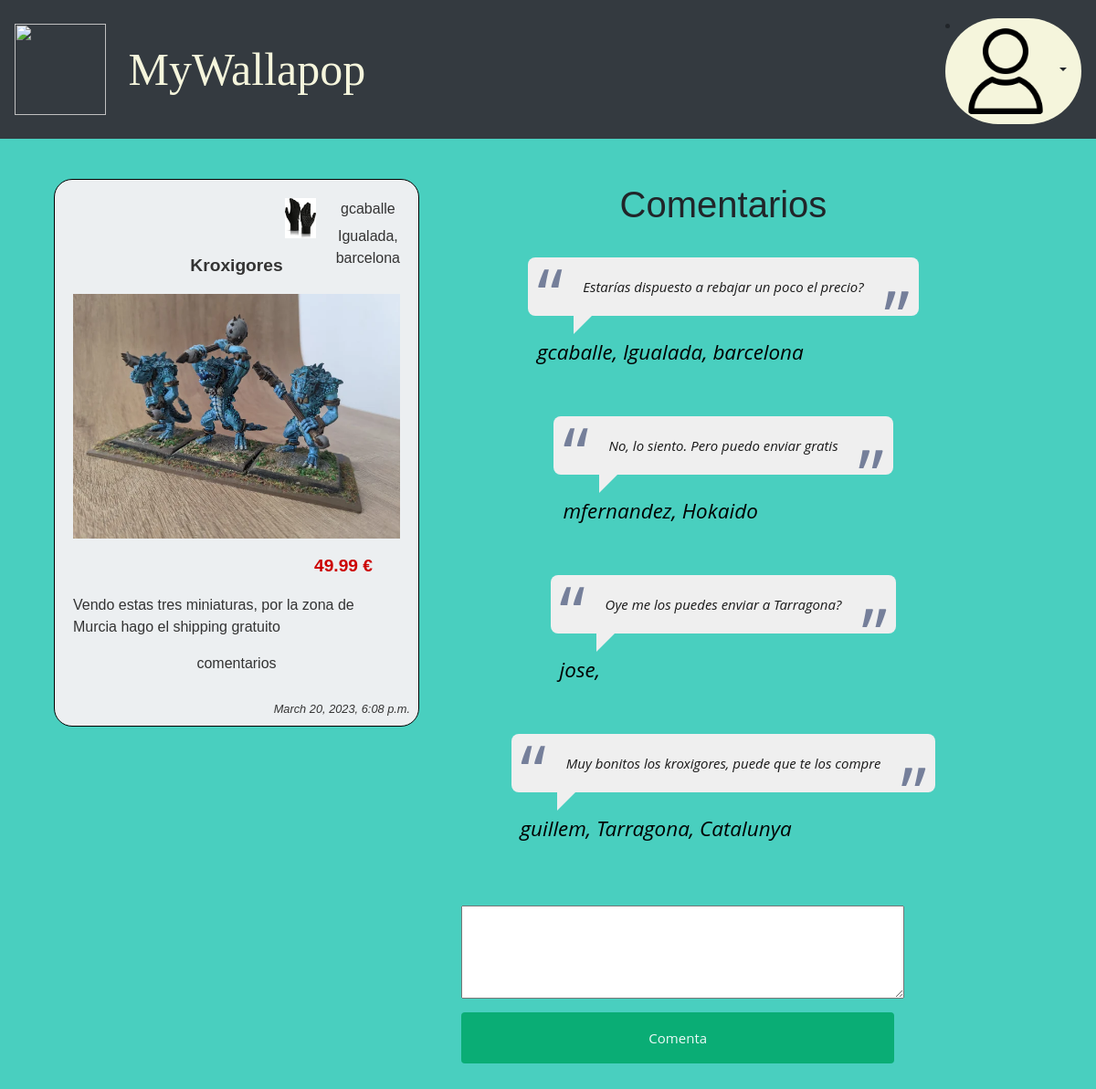
/playground/product/1/ (signed in), run on the app's committed database.
### playground/models.py (models this page shows, shortened)
class User(models.Model):
    id = models.AutoField(primary_key=True)
    username = models.CharField(max_length=30)
    password = models.CharField(max_length=30)
    description = models.CharField(max_length=30)
    city = models.CharField(max_length=30)
    avatar = models.CharField(max_length=100)

class Product(models.Model):
    id = models.AutoField(primary_key=True)
    name = models.CharField(max_length=30, unique=True)
    price = models.FloatField()
    description = models.CharField(max_length=300)
    image = models.CharField(max_length=100)
    date_created = models.DateTimeField(auto_now_add=True)
    author = models.ForeignKey(User, null=True, on_delete=models.SET_NULL)

class Comment(models.Model):
    id = models.AutoField(primary_key=True)
    author = models.ForeignKey(User, null=True, on_delete=models.SET_NULL)
    product = models.ForeignKey(Product, null=True, on_delete=models.SET_NULL)
    creation_date = models.DateTimeField(auto_now_add=True)
    text = models.CharField(max_length=250)

### playground/views.py (the view)
# urls.py: path('product/<int:product_id>/', views.single_product, name='single_product'),
def single_product(request, product_id):
    product = Product.objects.get( id=product_id )
    comments = Comment.objects.filter(product=product_id)
    usersession = request.session.get('usersession','')
    return render(request, 'product-single.html',
                {
                    'product': product ,
                    'comments': comments,
                    'usersession': usersession,
                })

### playground/templates/product-single.html (shortened to what this page needs)
{% load static %}
<!DOCTYPE html>
<html>
    {% load static %}
    <head>
        <link rel="stylesheet" type="text/css" href="{% static '/css/bootstrap.css' %}" >
        <link rel="stylesheet" type="text/css" href="{% static '/css/main.css' %}" >
        <link rel="stylesheet" type="text/css" href="{% static '/css/author.css' %}" >
        <link rel="stylesheet" type="text/css" href="{% static '/css/product.css' %}" >
        <link rel="stylesheet" type="text/css" href="{% static '/css/comment.css' %}" >
        <link rel="stylesheet" type="text/css" href="{% static '/css/login.css' %}" >
    </head>
    <body>
        {% include 'navbar.html' %}
        <div class="row m-4 product-single-block">
            <div class='col-4 product-card-nohover'>
                {% include 'product-card.html' with product=product %}
            </div>
            <div class="col-8">
                <h1 class="row m-4 justify-content-center">Comentarios</h1>
                    {% for c in comments %}
                    <div class="row justify-content-center">
                        {% include 'comment-card.html' with comment=c author=c.author %}
                    </div>
                    {% endfor %}
                    <div class="mt-4 ml-1 row justify-content-center">
                        <form method="POST" action="../../insert_comment/">
                            {% if usersession %}
                            <textarea rows="4" cols="50" name="comment_text"></textarea>
                                <button type="submit" class="btn-primary comment-card quote btn registerbtn">Comenta</button>
                            {% else %}
                                <a href="../../main_page"><p>Loguea des de la main_page para poder comentar.</p></a>
                            {% endif %}
                        </form>
                    </div>
            </div>
        </div>
    </body>
</html>

### playground/templates/product-card.html
{% load static %}
<div class='product-card'>
  <div class="author-mini-hover">
    {% include 'author_mini.html' with author=product.author %}
  </div>
  <div class='product-card-'>
    <a href="{% url 'single_product' product.id %}">
      <p class="product-name">{{ product.name }}</p>
      <img src= "{% static '/img/'|add:product.image %}" />
      <p class="product-price">{{ product.price }} €</p>
      <p class="product-description">{{ product.description }}</p>
      <p class="product-date">{{ product.date_created }}</p>
      <p class="product-comments-len"> {{product.comments_len}} comentarios</p>
    </a>
  </div>
</div>

### playground/templates/author_mini.html
{% load static %}
<a href="{% url 'author' author.id %}">
    <div class='author-mini'>
            <img src="{% static '/img/'|add:author.avatar %}" />
            <div>
                <p class="username">{{ author.username }}</p>
                <p class="city">{{ author.city }}</p>
            </div>
    </div>
</a>

### playground/templates/comment-card.html
<div class="comment-card">
    <div class="quote">
        <blockquote>
        {{ c.text }}
        </blockquote>
        <div></div>
        <p class="mb-5">
        {{author.username}}, {{author.city}}
        </p>
    </div>
</div>

### playground/static/css/main.css (style rules this page uses)
body { background-color: #13c1adc4; }
a:link { text-decoration: inherit; color: inherit; cursor: auto; }

### playground/static/css/author.css (style rules this page uses)
.author-mini { display: flex; height: 60px; width: 100%; margin: 0px; }
.author-mini img { margin-left: 210px; height: 60px; width: 60px; padding: 0px; max-width: 60px; overflow: auto; }
.author-mini p { height: 50%; margin: 0px; }

### playground/static/css/product.css (style rules this page uses)
div.product-card { background-color:#ECEFF1; min-height: 600px; width: 500px; overflow: hidden; border: 1px solid black; padding: 20px; margin: 20px; border-radius: 20px; }
.product-card img { object-fit: contain; width: 100%; }
.product-card { font-family: Arial, sans-serif; color: #333; position: relative; }
.product-card { max-width: 400px; margin: 0 auto; text-align: center; padding: 1em; border: 1px solid #ccc; border-radius: 5px; }
.product-card img { max-width: 100%; height: auto; margin-bottom: 1em; }
.product-name { font-size: 1.2em; font-weight: bold; }
.product-price { font-size: 1.2em; margin-right: 30px; text-align: right; font-weight: bold; color: #c00; }
.product-description { margin-bottom: 1em; text-align: left; }
.product-date { font-style: italic; font-size: 0.8em; position: absolute; bottom: 0; right: 0; margin: 0.5em; padding: 0.2em; }

### playground/static/css/comment.css (style rules this page uses)
.comment-card { color: #1a1a1a; font-family: "Open Sans", Helvetica, sans-serif; font-size: 15px; line-height: 1.6em; text-align: center; max-width: 80%; }
.quote blockquote { margin: 10px 10px 0; background: #efefef; padding: 20px 60px; position: relative; border: none; border-radius: 8px; font-style: italic; }
.quote blockquote:before, .quote blockquote:after { content: "\201C"; position: absolute; font-size: 80px; line-height: 1; color: #757f9a; font-style: normal; }
.quote blockquote:before { top: 0; left: 10px; }
.quote blockquote:after { content: "\201D"; right: 10px; bottom: -0.5em; }
.quote div { width: 0; height: 0; border-left: 0 solid transparent; border-right: 20px solid transparent; border-top: 20px solid #efefef; margin: 0 0 0 60px; }
.quote p { font-size: 1.5em; font-style: italic; margin: 8px 0 0 20px; text-align: left; color: #000000; }

### playground/static/css/login.css (style rules this page uses)
body { font-family: Arial, Helvetica, sans-serif; }
* { box-sizing: border-box; }
.btn { background-color: #04AA6D; color: white; padding: 16px 20px; margin: 8px 0; border: none; cursor: pointer; width: 100%; opacity: 0.9; }
a { color: dodgerblue; }

### data on the page
User: avatar (picture), username "gcaballe", city "Igualada, barcelona"
Product: name "Kroxigores", image (picture), price "49.99", description "Vendo estas tres miniaturas, por la zona de Murcia hago el shipping gratuito", date_created "March 20, 2023, 6:08 p.m."
Comment: text "Estarías dispuesto a rebajar un poco el precio?"
Comment: text "No, lo siento. Pero puedo enviar gratis"
User: username "mfernandez", city "Hokaido"
Comment: text "Oye me los puedes enviar a Tarragona?"
User: username "jose"
Comment: text "Muy bonitos los kroxigores, puede que te los compre"
User: username "guillem", city "Tarragona, Catalunya"
